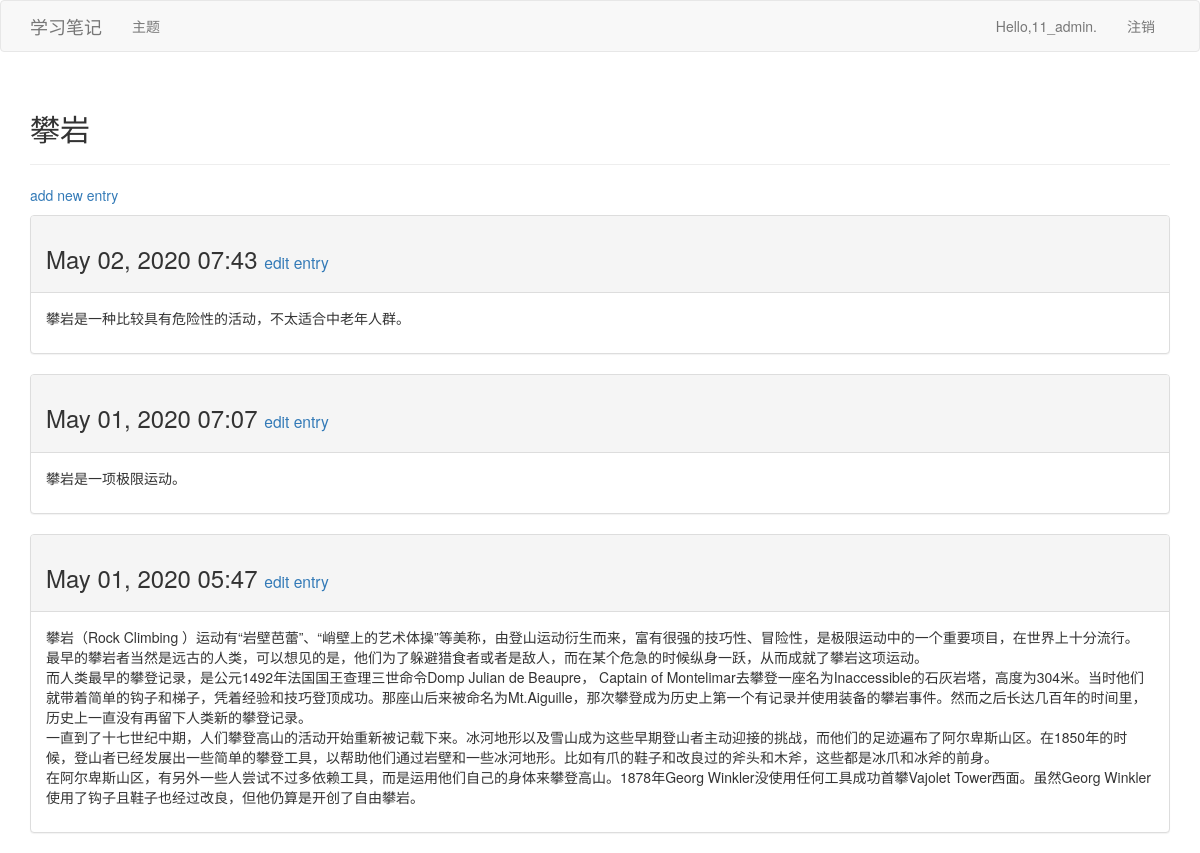
The page /topics/2/ (signed in) on the database its author committed.
### learning_logs/models.py (models this page shows, shortened)
class Topic(models.Model):
    text = models.CharField(max_length=200)
    date_added = models.DateTimeField(auto_now_add=True)
    owner = models.ForeignKey(User, on_delete=models.CASCADE)
    def __str__(self):
        return self.text

class Entry(models.Model):
    topic = models.ForeignKey(Topic,on_delete=models.CASCADE)
    text = models.TextField()
    date_added = models.DateTimeField(auto_now_add=True)
    class Meta:
        verbose_name_plural = 'entries'

### learning_logs/views.py (the view)
# urls.py: path('topics/<topic_id>/',views.topic,name='topic'),
@login_required
def topic(request,topic_id):
    topic = Topic.objects.get(id=topic_id)
    check_topic_owner(request, topic)
    entries = topic.entry_set.order_by('-date_added')
    context = {'topic':topic,'entries':entries}
    return render(request,'learning_logs/topic.html',context)

### learning_logs/views.py (called while the page is built)
def check_topic_owner(request,topic):
    if topic.owner != request.user:
        raise Http404

### learning_logs/templates/learning_logs/topic.html
{% extends "learning_logs/base.html" %}
{% load bootstrap3 %}
{% block header %}
    <h2>{{ topic }}</h2>
{% endblock header %}
{% block content %}
    <p>
        <a href="{% url 'learning_logs:new_entry' topic.id %}">add new entry</a>
    </p>
    {% for entry in entries %}
        <div class="panel panel-default">
            <div class="panel-heading">
                <h3>
                    {{ entry.date_added | date:'M d, Y H:i' }}
                    <small>
                        <a href="{% url 'learning_logs:edit_entry' entry.id %}">
                            edit entry</a>
                    </small>
                </h3>
            </div>
            <div class="panel-body">
                {{ entry.text | linebreaks }}
            </div>
        </div>
    {% empty %}
        <li>There are no entries for this topic yet.</li>
    {% endfor %}
{% endblock content %}

### learning_logs/templates/learning_logs/base.html (shortened to what this page needs)
{% load bootstrap3 %}
<!DOCTYPE html>
<html lang="en">
<head>
    {% bootstrap_css %}
</head>
<body>
    <nav class="navbar navbar-default navbar-staic-top">
        <div class="container">
            <div class="navbar-header">
                <a class="navbar-brand" href="{% url 'learning_logs:index' %}">
                    学习笔记
                </a>
            </div>
            <div id="navbar" class="navbar-collapse collapse">
                <ul class="nav navbar-nav">
                    <li><a href="{% url 'learning_logs:topics' %}">主题</a> </li>
                </ul>
                <ul class="nav navbar-nav navbar-right">
                    {% if user.is_authenticated %}
                        <li><a>Hello,{{ user.username }}.</a></li>
                        <li><a href="{% url 'users:logout' %}">注销</a></li>
                    {% else %}
                        <li><a href="{% url 'users:login' %}">登录</a></li>
                        <li><a href="{% url 'users:register' %}">注册</a></li>
                    {% endif %}
                </ul>
            </div>
        </div>
    </nav>
    <div class="container">
        <div class="page-header">
            {% block header %}
            {% endblock header %}
        </div>
        <div>
            {% block content %}
            {% endblock content %}
        </div>
    </div>
</body>
</html>

### rows shown on the page
Topic: text "攀岩"
Entry: date_added "May 02, 2020 07:43", text "攀岩是一种比较具有危险性的活动，不太适合中老年人群。"
Entry: date_added "May 01, 2020 07:07", text "攀岩是一项极限运动。"
Entry: date_added "May 01, 2020 05:47", text "攀岩（Rock Climbing ）运动有“岩壁芭蕾”、“峭壁上的艺术体操”等美称，由登山运动衍生而来，富有很强的技巧性、冒险性，是极限运动中的一个重要项目，在世界上十分流行。 最早的攀岩者当然是远古的人类，可以想见的是，他们为了躲避猎食者或者是敌人，而在某个危急的时候纵身一跃，从而成就了攀岩这项运动。 而人类最早的攀登记录，是公元1492年法国国王查理三世命令Domp Julian de Beaupre， Captain of Montelimar去攀登一座名为Inaccessible的石灰岩塔，高度为304米。当时他们就带着简单的钩子和梯子，凭着经验和技巧登顶成功。那座山后来被命名为Mt.Aiguille，那次攀登成为历史上第一个有记录并使用装备的攀岩事件。然而之后长达几百年的时间里，历史上一直没有再留下人类新的攀登记录。 一直到了十七世纪中期，人们攀登高山的活动开始重新被记载下来。冰河地形以及雪山成为这些早期登山者主动迎接的挑战，而他们的足迹遍布了阿尔卑斯山区。在1850年的时候，登山者已经发展出一些简单的攀登工具，以帮助他们通过岩壁和一些冰河地形。比如有爪的鞋子和改良过的斧头和木斧，这些都是冰爪和冰斧的前身。 在阿尔卑斯山区，有另外一些人尝试不过多依赖工具，而是运用他们自己的身体来攀登高山。1878年Georg Winkler没使用任何工具成功首攀Vajolet Tower西面。虽然Georg Winkler使用了钩子且鞋子也经过改良，但他仍算是开创了自由攀岩。"

### other values the page prints
{{ user.username }} "11_admin"
